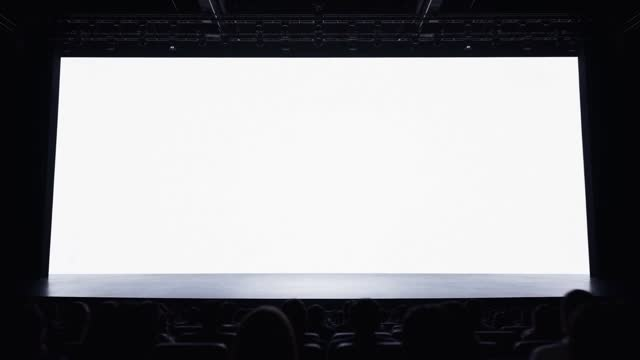
#> input picture assets/frames/f001.jpg, 640 x 360 px
$ python variants.py ../../../../assets/frames/f001.jpg ../../../../assets/frames/f002.jpg
#> lines starting #> are read from the running program, lines starting #| are printed output that depends on the picture; after the words box and inside, x2 and y2 are one past the last pixel; in counts of white or black regions, pixels touching at a corner belong together
#> further down, img is the input picture: shape (360, 640, 3); mean B, G, R 140.4, 137.6, 137.3
### skill/keynote-launch-film/scripts/keying/gs.py
"""绿幕 → 白底：绿色差值抠像 + 去溢色 + 抹掉桌子 → 换白色台面 → 裁切放大。

  python gs.py frame in.png out.png <cfg>          # 单帧测试
  python gs.py video in.mp4 out.mp4 <cfg> [--ss 0 --t 5]
cfg 见 CFG：desk = 桌子前沿线（原画面坐标，两点），crop = 放大倍数和人物中心
"""
import subprocess
import sys

import cv2
import numpy as np

FF = r"E:\claude工作区\back-to-work-video\tools\ffmpeg.exe"
# iPhone 素材是 HDR（HLG/杜比视界），不换算直接读会整片发白
TM = ("zscale=tin=arib-std-b67:min=bt2020nc:pin=bt2020:rin=tv:t=linear:npl=100,format=gbrpf32le,"
      "zscale=p=bt709,tonemap=hable:desat=0,zscale=t=bt709:m=bt709:r=tv,format=bgr24")

CFG = {
    # desk: 桌面远边（靠人那条边）两点；zoom: 放大倍数；cx/top: 裁切框的人物中心 x、框顶 y（原图坐标）
    'designer': dict(desk=((440, 882), (1920, 957)), zoom=1.4, cx=930, place=0.62, top=240, xmax=1690),
    'tech': dict(desk=((330, 836), (1920, 893)), zoom=1.4, cx=900, place=0.62, top=140, xmax=1740),
}
W, H = 1920, 1080
BG = np.array([255, 255, 255], np.float32)
TABLE = np.array([246, 246, 246], np.float32)


# [10 lines left out: function matte, not called in this run]


def desk_mask(cfg, shape):
    (x0, y0), (x1, y1) = cfg['desk']
    h, w = shape[:2]
    k = (y1 - y0) / (x1 - x0)
    pts = np.array([[0, y0 - k * x0], [w, y0 + k * (w - x0)], [w, h], [0, h]], np.int32)
    m = np.zeros((h, w), np.float32)
    cv2.fillPoly(m, [pts], 1.0)
    return cv2.GaussianBlur(m, (5, 5), 0), k, y0 - k * x0


# [52 lines left out: functions process, video, not called in this run]


def opt(name, default):
    return float(sys.argv[sys.argv.index(name) + 1]) if name in sys.argv else default


# [8 lines that do not run on import are left out]

### skill/keynote-launch-film/scripts/keying/variants.py
"""设计师抠像多方案对比（单帧）。
  python variants.py in.png outdir [models...]
A 宽松色键 / B 净背景差值（clean plate）/ C、D AI 抠人 / E = B 的发丝 + AI 的实心身体
"""
import os
import sys

import cv2
import numpy as np

from gs import CFG, desk_mask

W_ = np.array([255, 255, 255], np.float32)


def chroma(f, lo, hi):
    b, g, r = f[..., 0], f[..., 1], f[..., 2]
    d = g - np.maximum(r, b)
    return 1 - np.clip((d - lo) / (hi - lo), 0, 1)


def clean_plate(f):
    """估一张“没人的绿幕”：确定是背景的像素保留，人所在的洞用小图修补后放大填回。"""
    b, g, r = f[..., 0], f[..., 1], f[..., 2]
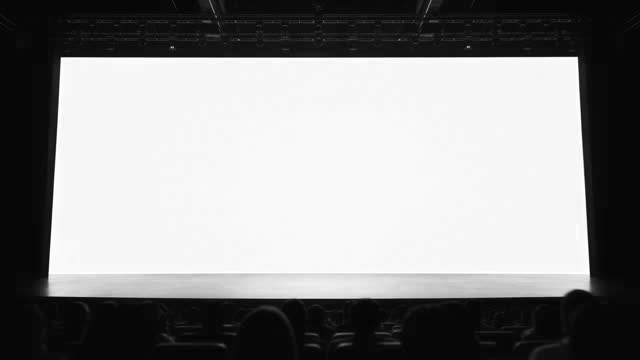
#> b: shape (360, 640) float32; min 0, max 255, mean 140.4
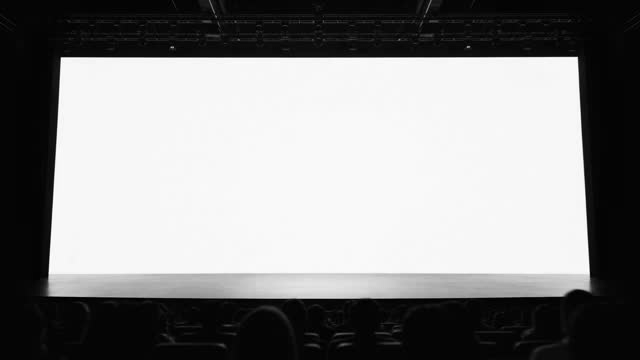
#> r: shape (360, 640) float32; min 0, max 255, mean 137.3
    d = g - np.maximum(r, b)
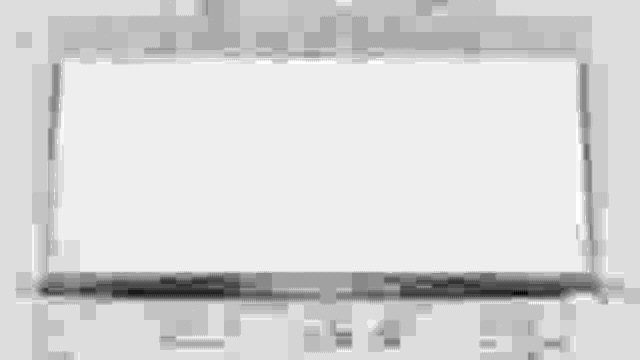
#> d: shape (360, 640) float32; min -28, max 2, mean -2.81; drawn with min black and max white
    sure = (d > 45).astype(np.uint8)
#> sure: shape (360, 640); every value is 0
    sure = cv2.erode(sure, np.ones((15, 15), np.uint8))
    h, w = sure.shape
#> h = 360; w = 640
    s = 8
    small = cv2.resize(f, (w // s, h // s), interpolation=cv2.INTER_AREA)
    ms = cv2.resize(sure, (w // s, h // s), interpolation=cv2.INTER_NEAREST)
#> ms: shape (45, 80); every value is 0
    hole = (1 - ms).astype(np.uint8)
#> hole: shape (45, 80); every value is 1
    fill = cv2.inpaint(np.clip(small, 0, 255).astype(np.uint8), hole, 12, cv2.INPAINT_TELEA).astype(np.float32)
    fill = cv2.GaussianBlur(fill, (0, 0), 3)
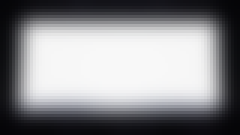
#> fill: shape (45, 80, 3) float32 (shown 3 times larger); mean B, G, R 140.5, 137.7, 137.4
    big = cv2.resize(fill, (w, h), interpolation=cv2.INTER_CUBIC)
    m = cv2.GaussianBlur(sure.astype(np.float32), (0, 0), 4)[..., None]
#> m: shape (360, 640, 1) float32; every value is 0
#> in chroma, `return 1 - np.clip((d - lo) / (hi - lo), 0, 1)`: returned value: shape (360, 640) float32; every value is 1
#> in simple_comp, `f[..., 1] = np.minimum(g, np.maximum(r, b))`: f: shape (360, 640, 3) float32; mean B, G, R 140.5, 137.5, 137.3
#> in simple_comp, `f[..., 1] = np.minimum(g, np.maximum(r, b))`: g: shape (360, 640) float32; min 0, max 255, mean 137.6
    return f * m + big * (1 - m)


def plate_key(f, plate, lo=0.08, hi=0.85):
#> called with lo = 0.08, hi = 0.85
    d = f[..., 1] - np.maximum(f[..., 0], f[..., 2])
    dB = np.maximum(plate[..., 1] - np.maximum(plate[..., 0], plate[..., 2]), 8)
#> dB: shape (360, 640) float32; every value is 8
    a = 1 - np.clip(d / dB, 0, 1)                 # 相对这块绿幕本身的绿，阴影里的发丝也算得准
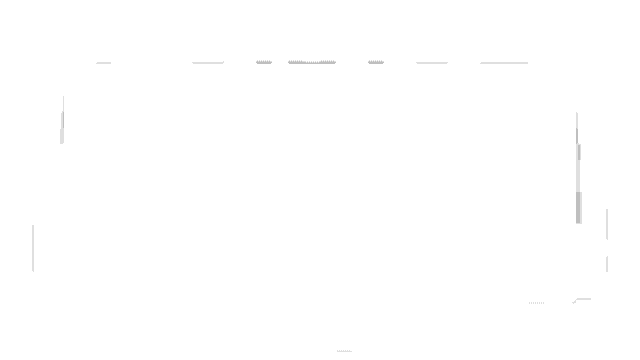
#> a: shape (360, 640) float32; min 0.75, max 1, mean 0.999
    return np.clip((a - lo) / (hi - lo), 0, 1)
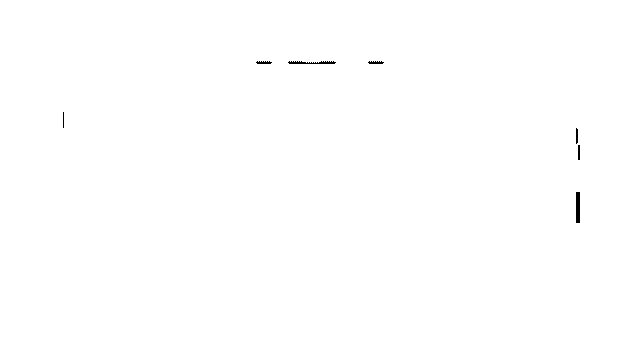
#> returned value: shape (360, 640) float32; values 0.87 (black) and 1 (white), 99.8% white; 7 black regions (1 under 20 px), largest, box (x1, y1, x2, y2) and area: (576, 192, 580, 223) 124, (288, 61, 336, 64) 101, (256, 61, 272, 64) 37, (368, 61, 384, 64) 37, (576, 128, 578, 144) 30, (578, 145, 580, 160) 30


def replace_bg(f, a, plate):
    """把原像素里混进去的那份绿幕换成白：out = p + (1-a)(白 - 绿幕)。发丝的半透明保留下来。"""
    out = f + (1 - a[..., None]) * (W_ - plate)
    b, g, r = out[..., 0], out[..., 1], out[..., 2]
    out[..., 1] = np.minimum(g, np.maximum(r, b))   # 残余溢色
#> out: shape (360, 640, 3) float32; mean B, G, R 140.6, 137.6, 137.3
#> g: shape (360, 640) float32; min 0, max 265.7, mean 137.6
    return neutral_dark(np.clip(out, 0, 255))


def neutral_dark(out):
    """椅背网格、黑衣服这类暗部透出来的青绿色压成中性灰（肤色亮，不受影响）。"""
    lum = out.mean(axis=2, keepdims=True)
    k = np.clip((90 - lum) / 50, 0, 1) * 0.85
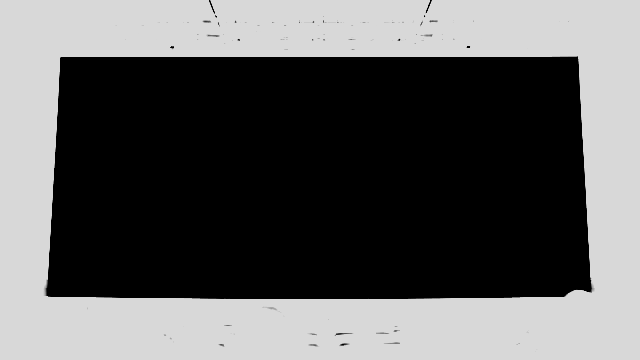
#> k: shape (360, 640, 1) float32; min 0, max 0.85, mean 0.377
    return out * (1 - k) + lum * k
#> returned value: shape (360, 640, 3) float32


def simple_comp(f, a):
    f = f.copy()
    b, g, r = f[..., 0], f[..., 1], f[..., 2]
    f[..., 1] = np.minimum(g, np.maximum(r, b))
    return np.clip(f * a[..., None] + W_ * (1 - a[..., None]), 0, 255)


def ai_alpha(img, model):
    from rembg import new_session, remove
    from PIL import Image
    s = new_session(model)
    rgba = remove(Image.fromarray(cv2.cvtColor(img, cv2.COLOR_BGR2RGB)), session=s, post_process_mask=False)
    return np.asarray(rgba)[..., 3].astype(np.float32) / 255


def finish(out, cfg):
    dm, k, b0 = desk_mask(cfg, out.shape)
    out = out * (1 - dm[..., None]) + W_ * dm[..., None]
    out[:, cfg['xmax']:] = 255
    return out.astype(np.uint8)


if __name__ == '__main__':
    src, od = sys.argv[1], sys.argv[2]
    models = sys.argv[3:]
    os.makedirs(od, exist_ok=True)
    cfg = CFG['designer']
    img = cv2.imdecode(np.fromfile(src, np.uint8), cv2.IMREAD_COLOR)
    f = img.astype(np.float32)
    plate = clean_plate(f)
    cv2.imencode('.jpg', plate.astype(np.uint8))[1].tofile(os.path.join(od, 'plate.jpg'))
    res = {}
    res['A_宽松色键'] = simple_comp(f, chroma(f, 20, 60))
    aB = plate_key(f, plate)
    res['B_净背景差值'] = replace_bg(f, aB, plate)
    res['B2_净背景_收紧'] = replace_bg(f, plate_key(f, plate, 0.15, 0.75), plate)
    res['B3_净背景_放松'] = replace_bg(f, plate_key(f, plate, 0.03, 0.92), plate)
#> in replace_bg (call 3), `out[..., 1] = np.minimum(g, np.maximum(r, b))`: out: shape (360, 640, 3) float32; mean B, G, R 140.6, 137.6, 137.4
#> in replace_bg (call 3), `out[..., 1] = np.minimum(g, np.maximum(r, b))`: g: shape (360, 640) float32; min 0, max 272.6, mean 137.7
    for m in models:
        aI = ai_alpha(img, m)
        res['C_AI_' + m] = simple_comp(f, aI)
        solid = cv2.erode(aI, np.ones((9, 9), np.uint8))       # AI 的实心身体（往里收一圈）
        aE = np.maximum(aB, solid)
        res['E_发丝B+身体AI_' + m] = replace_bg(f, aE, plate)
#> after the loop, res = 4 items
    tiles = []
    for name, out in res.items():
        o = finish(out, cfg)
        cv2.imencode('.png', o)[1].tofile(os.path.join(od, name + '.png'))
#> (the run stopped early here; a loop or call above may not have finished)

$ run again, on assets/frames/f004.jpg
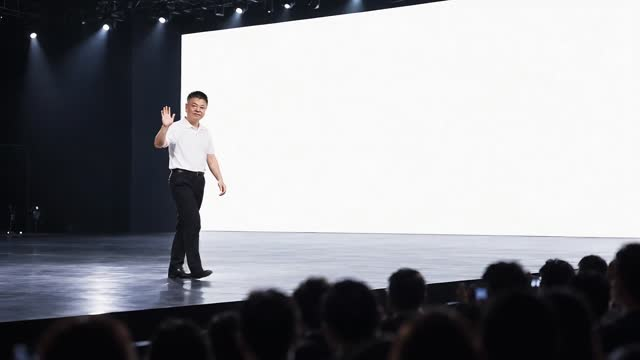
#> input picture assets/frames/f004.jpg, 640 x 360 px
#> img is the input picture: shape (360, 640, 3); mean B, G, R 145.7, 141.1, 140.3
#> sure: shape (360, 640); every value is 0
#> ms: shape (45, 80); every value is 0
#> hole: shape (45, 80); every value is 1
#> m: shape (360, 640, 1) float32; every value is 0
#> dB: shape (360, 640) float32; every value is 8
#> in replace_bg, `b, g, r = out[..., 0], out[..., 1], out[..., 2]`:
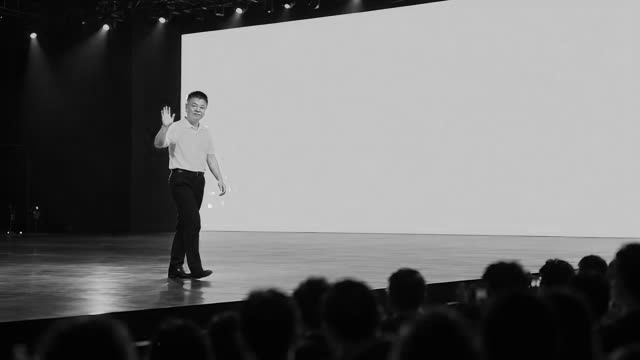
#> r: shape (360, 640) float32; min 0, max 322.8, mean 140.3; drawn with min black and max white
#> in neutral_dark, `k = np.clip((90 - lum) / 50, 0, 1) * 0.85`:
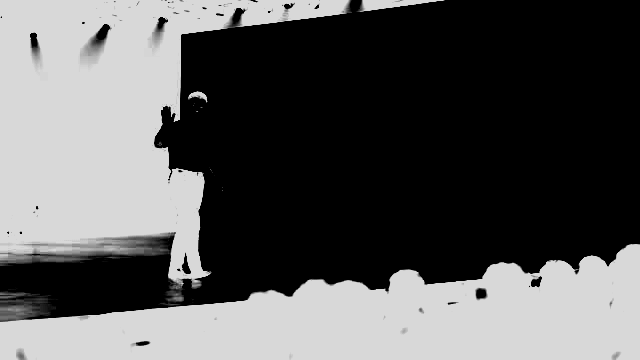
#> k: shape (360, 640, 1) float32; min 0, max 0.85, mean 0.354
#> after the loop `for m in models:`: res = 4 items

$ run again, on assets/frames/f005.jpg
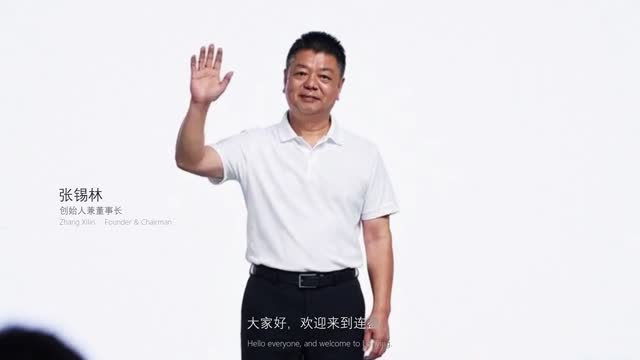
#> input picture assets/frames/f005.jpg, 640 x 360 px
#> img is the input picture: shape (360, 640, 3); mean B, G, R 227.3, 222.7, 225.6
#> sure: shape (360, 640); every value is 0
#> ms: shape (45, 80); every value is 0
#> hole: shape (45, 80); every value is 1
#> m: shape (360, 640, 1) float32; every value is 0
#> dB: shape (360, 640) float32; every value is 8
#> in replace_bg (call 3), `out = f + (1 - a[..., None]) * (W_ - plate)`:
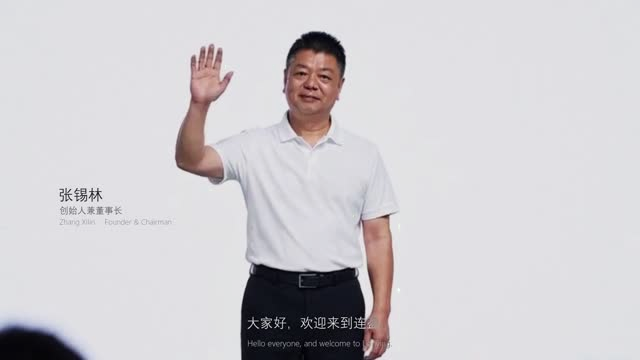
#> out: shape (360, 640, 3) float32; mean B, G, R 227.1, 222.8, 225.5; drawn with min black and max white
#> after the loop `for m in models:`: res = 4 items
